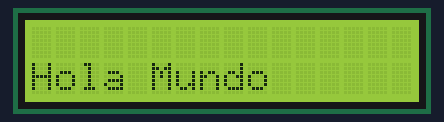
Bench run of a program on a simulated Raspberry Pi Pico running MicroPython. On the bench: 16×2 character LCD.

Above: at 0.1 s.
At 1.1 s:
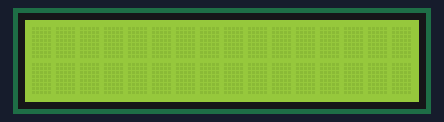

Measured:
- what the display in image 0 shows lasts 1.0 s, from 0.1 s to 1.1 s

The program:

05_ejemplo_03_mensaje_lcd_segunda_fila.py
```python
from machine import I2C, Pin
from pico_i2c_lcd import I2cLcd
import utime

i2c = I2C(0, scl=Pin(1), sda=Pin(0), freq=400000)

lcd = I2cLcd(i2c, 39, 2, 16)

while True:
    lcd.move_to(0,1)
    lcd.putstr("Hola Mundo")
    utime.sleep(1)
    lcd.clear()
    utime.sleep(1)
```
